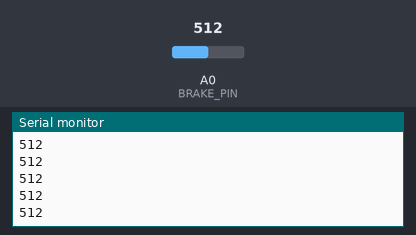
The sketch below on a simulated Arduino Uno, built with avr-gcc and run on an emulated ATmega328P. On the bench: the last lines printed to the serial monitor. The test bench sets the inputs (shaded band); at power-on: A0 (BRAKE_PIN) = 512.

Above: at 1.2 s.
1.3 s: A0 (BRAKE_PIN) set to 716
At 1.8 s:
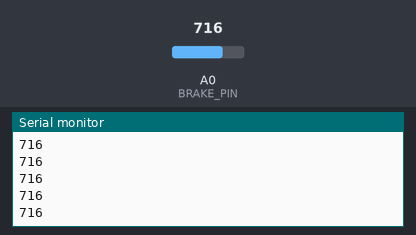
2.8 s: A0 (BRAKE_PIN) set to 900
At 3.6 s:
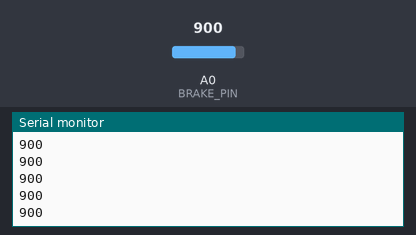
Timing chart, 0 to 5.8 s (numbered marks = the images above; inputs shaded):
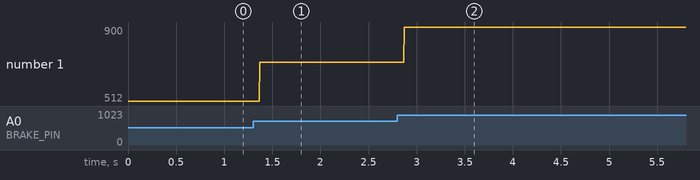

The sketch:

BrakeSensorTest.ino
```cpp
const int BRAKE_PIN = A0;
int brakeValue = 0;

void setup() {
  // put your setup code here, to run once:
 Serial.begin(9600);

}

void loop() {
  // put your main code here, to run repeatedly:
  brakeValue = analogRead(BRAKE_PIN);
  Serial.println(brakeValue);
//  delay(1000);
}
```

Measured:
- after the input at 1.3 s, the serial monitor: prints a new line after 0.07 s (image 1)
- after the input at 2.8 s, the serial monitor: prints a new line after 0.07 s (image 2)
- plotted number 1: 512 → 716 after the input at 1.3 s, 716 → 900 after the input at 2.8 s
